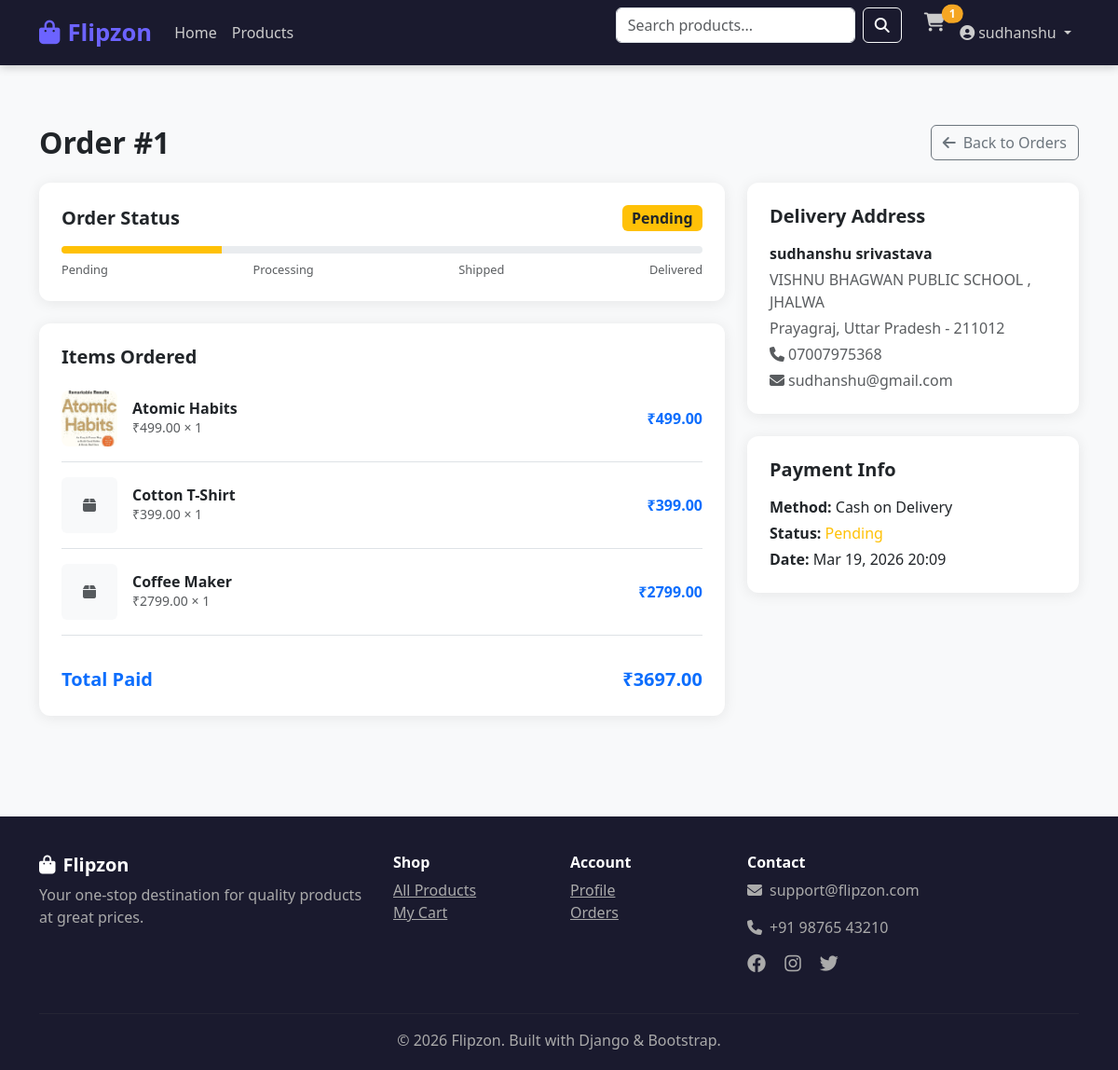
Page /orders/1/ (signed in) on the committed database.
### orders/models.py (models this page shows, shortened)
class Order(models.Model):
    STATUS_CHOICES = [
        ('pending', 'Pending'),
        ('processing', 'Processing'),
        ('shipped', 'Shipped'),
        ('delivered', 'Delivered'),
        ('cancelled', 'Cancelled'),
    ]
    PAYMENT_CHOICES = [
        ('cod', 'Cash on Delivery'),
        ('online', 'Online Payment'),
    ]
    user = models.ForeignKey(User, on_delete=models.CASCADE, related_name='orders')
    status = models.CharField(max_length=20, choices=STATUS_CHOICES, default='pending')
    payment_method = models.CharField(max_length=20, choices=PAYMENT_CHOICES, default='cod')
    payment_status = models.BooleanField(default=False)
    total_amount = models.DecimalField(max_digits=10, decimal_places=2)
    full_name = models.CharField(max_length=200)
    email = models.EmailField()
    phone = models.CharField(max_length=15)
    address = models.TextField()
    city = models.CharField(max_length=100)
    state = models.CharField(max_length=100)
    pincode = models.CharField(max_length=10)
    created_at = models.DateTimeField(auto_now_add=True)
    updated_at = models.DateTimeField(auto_now=True)
    class Meta:
        ordering = ['-created_at']

class OrderItem(models.Model):
    order = models.ForeignKey(Order, on_delete=models.CASCADE, related_name='items')
    product = models.ForeignKey(Product, on_delete=models.SET_NULL, null=True)
    product_name = models.CharField(max_length=200)
    price = models.DecimalField(max_digits=10, decimal_places=2)
    quantity = models.PositiveIntegerField()
    @property
    def total_price(self):
        return self.price * self.quantity

### store/models.py (models this page shows, shortened)
class Product(models.Model):
    category = models.ForeignKey(Category, on_delete=models.CASCADE, related_name='products')
    name = models.CharField(max_length=200)
    slug = models.SlugField(unique=True, blank=True)
    description = models.TextField()
    price = models.DecimalField(max_digits=10, decimal_places=2)
    discount_price = models.DecimalField(max_digits=10, decimal_places=2, blank=True, null=True)
    image = models.ImageField(upload_to='products/')
    stock = models.PositiveIntegerField(default=0)
    available = models.BooleanField(default=True)
    featured = models.BooleanField(default=False)
    created_at = models.DateTimeField(auto_now_add=True)
    updated_at = models.DateTimeField(auto_now=True)
    class Meta:
        ordering = ['-created_at']

### orders/views.py (the view)
# urls.py: path('<int:order_id>/', views.order_detail, name='order_detail'),
@login_required
def order_detail(request, order_id):
    order = get_object_or_404(Order, id=order_id, user=request.user)
    return render(request, 'orders/order_detail.html', {'order': order})

### cart/context_processors.py (called while the page is built)
def cart_count(request):
    count = 0
    try:
        if request.user.is_authenticated:
            cart = Cart.objects.filter(user=request.user).first()
        else:
            session_key = request.session.session_key
            cart = Cart.objects.filter(session_key=session_key).first() if session_key else None
        if cart:
            count = cart.total_items
    except Exception:
        pass
    return {'cart_count': count}

### cart/models.py (called while the page is built)
    @property
    def total_items(self):
        return sum(item.quantity for item in self.items.all())

### templates/orders/order_detail.html (shortened to what this page needs)
{% extends 'base.html' %}
{% block content %}
<div class="container py-5">
    <div class="d-flex justify-content-between align-items-center mb-4">
        <h2 class="fw-bold mb-0">Order #{{ order.id }}</h2>
        <a href="{% url 'orders:order_list' %}" class="btn btn-outline-secondary">
            <i class="fas fa-arrow-left me-2"></i>Back to Orders
        </a>
    </div>
    <div class="row g-4">
        <div class="col-md-8">
            <div class="card p-4 mb-4">
                <div class="d-flex justify-content-between align-items-center mb-3">
                    <h5 class="fw-bold mb-0">Order Status</h5>
                    {% if order.status == 'pending' %}<span class="badge bg-warning text-dark fs-6">Pending</span>
                    {% elif order.status == 'processing' %}<span class="badge bg-info fs-6">Processing</span>
                    {% elif order.status == 'shipped' %}<span class="badge bg-primary fs-6">Shipped</span>
                    {% elif order.status == 'delivered' %}<span class="badge bg-success fs-6">Delivered</span>
                    {% elif order.status == 'cancelled' %}<span class="badge bg-danger fs-6">Cancelled</span>
                    {% endif %}
                </div>
                <div class="progress mb-2" style="height:8px">
                    {% if order.status == 'pending' %}<div class="progress-bar bg-warning" style="width:25%"></div>
                    {% elif order.status == 'processing' %}<div class="progress-bar bg-info" style="width:50%"></div>
                    {% elif order.status == 'shipped' %}<div class="progress-bar bg-primary" style="width:75%"></div>
                    {% elif order.status == 'delivered' %}<div class="progress-bar bg-success" style="width:100%"></div>
                    {% endif %}
                </div>
                <div class="d-flex justify-content-between text-muted" style="font-size:0.8rem">
                    <span>Pending</span><span>Processing</span><span>Shipped</span><span>Delivered</span>
                </div>
            </div>
            <div class="card p-4">
                <h5 class="fw-bold mb-4">Items Ordered</h5>
                {% for item in order.items.all %}
                <div class="d-flex align-items-center mb-3 pb-3 border-bottom">
                    {% if item.product and item.product.image %}
                    <img src="{{ item.product.image.url }}" style="width:60px;height:60px;object-fit:cover;border-radius:8px" alt="">
                    {% else %}
                    <div class="bg-light rounded d-flex align-items-center justify-content-center" style="width:60px;height:60px">
                        <i class="fas fa-box text-muted"></i>
                    </div>
                    {% endif %}
                    <div class="ms-3 flex-grow-1">
                        <h6 class="fw-bold mb-0">{{ item.product_name }}</h6>
                        <small class="text-muted">₹{{ item.price }} × {{ item.quantity }}</small>
                    </div>
                    <span class="fw-bold text-primary">₹{{ item.total_price }}</span>
                </div>
                {% endfor %}
                <div class="d-flex justify-content-between fw-bold fs-5 mt-3 text-primary">
                    <span>Total Paid</span>
                    <span>₹{{ order.total_amount }}</span>
                </div>
            </div>
        </div>
        <div class="col-md-4">
            <div class="card p-4 mb-4">
                <h5 class="fw-bold mb-3">Delivery Address</h5>
                <p class="mb-1 fw-semibold">{{ order.full_name }}</p>
                <p class="mb-1 text-muted">{{ order.address }}</p>
                <p class="mb-1 text-muted">{{ order.city }}, {{ order.state }} - {{ order.pincode }}</p>
                <p class="mb-1 text-muted"><i class="fas fa-phone me-1"></i>{{ order.phone }}</p>
                <p class="mb-0 text-muted"><i class="fas fa-envelope me-1"></i>{{ order.email }}</p>
            </div>
            <div class="card p-4">
                <h5 class="fw-bold mb-3">Payment Info</h5>
                <p class="mb-1"><strong>Method:</strong> {{ order.get_payment_method_display }}</p>
                <p class="mb-1"><strong>Status:</strong>
                    {% if order.payment_status %}<span class="text-success">Paid</span>{% else %}<span class="text-warning">Pending</span>{% endif %}
                </p>
                <p class="mb-0"><strong>Date:</strong> {{ order.created_at|date:"M d, Y H:i" }}</p>
            </div>
        </div>
    </div>
</div>
{% endblock %}

### templates/base.html (shortened to what this page needs)
<head>
    {% load static %}
    <link href="https://cdn.jsdelivr.net/npm/bootstrap@5.3.0/dist/css/bootstrap.min.css" rel="stylesheet">
    <link href="https://cdnjs.cloudflare.com/ajax/libs/font-awesome/6.4.0/css/all.min.css" rel="stylesheet">
    <link rel="stylesheet" href="{% static 'css/style.css' %}">
</head>
<body>
<nav class="navbar navbar-expand-lg navbar-dark sticky-top">
    <div class="container">
        <a class="navbar-brand" href="{% url 'store:home' %}">
            <i class="fas fa-shopping-bag me-2"></i>Flipzon
        </a>
        <div class="collapse navbar-collapse" id="navMenu">
            <ul class="navbar-nav me-auto">
                <li class="nav-item"><a class="nav-link" href="{% url 'store:home' %}">Home</a></li>
                <li class="nav-item"><a class="nav-link" href="{% url 'store:product_list' %}">Products</a></li>
            </ul>
            <form class="d-flex me-3" action="{% url 'store:product_list' %}" method="get">
                <input class="form-control me-2" type="search" name="q" placeholder="Search products..." value="{{ request.GET.q }}">
                <button class="btn btn-outline-light" type="submit"><i class="fas fa-search"></i></button>
            </form>
            <ul class="navbar-nav">
                <li class="nav-item">
                    <a class="nav-link position-relative" href="{% url 'cart:detail' %}">
                        <i class="fas fa-shopping-cart fa-lg"></i>
                        {% if cart_count > 0 %}
                        <span class="position-absolute top-0 start-100 translate-middle badge rounded-pill badge-cart">{{ cart_count }}</span>
                        {% endif %}
                    </a>
                </li>
                {% if user.is_authenticated %}
                <li class="nav-item dropdown">
                    <a class="nav-link dropdown-toggle" href="#" data-bs-toggle="dropdown">
                        <i class="fas fa-user-circle me-1"></i>{{ user.username }}
                    </a>
                </li>
                {% else %}
                <li class="nav-item"><a class="nav-link" href="{% url 'accounts:login' %}">Login</a></li>
                <li class="nav-item"><a class="btn btn-primary ms-2" href="{% url 'accounts:register' %}">Register</a></li>
                {% endif %}
            </ul>
        </div>
    </div>
</nav>
{% block content %}{% endblock %}
<footer class="footer">
    <div class="container">
        <div class="row">
            <div class="col-md-4 mb-4">
                <h5 class="text-white fw-bold"><i class="fas fa-shopping-bag me-2"></i>Flipzon</h5>
                <p>Your one-stop destination for quality products at great prices.</p>
            </div>
            <div class="col-md-2 mb-4">
                <h6 class="text-white fw-bold">Shop</h6>
                <ul class="list-unstyled">
                    <li><a href="{% url 'store:product_list' %}">All Products</a></li>
                    <li><a href="{% url 'cart:detail' %}">My Cart</a></li>
                </ul>
            </div>
            <div class="col-md-2 mb-4">
                <h6 class="text-white fw-bold">Account</h6>
                <ul class="list-unstyled">
                    {% if user.is_authenticated %}
                    <li><a href="{% url 'accounts:profile' %}">Profile</a></li>
                    <li><a href="{% url 'orders:order_list' %}">Orders</a></li>
                    {% else %}
                    <li><a href="{% url 'accounts:login' %}">Login</a></li>
                    <li><a href="{% url 'accounts:register' %}">Register</a></li>
                    {% endif %}
                </ul>
            </div>
            <div class="col-md-4 mb-4">
                <h6 class="text-white fw-bold">Contact</h6>
                <p><i class="fas fa-envelope me-2"></i>support@flipzon.com</p>
                <p><i class="fas fa-phone me-2"></i>+91 98765 43210</p>
                <div class="mt-2">
                    <a href="#" class="me-3 fs-5"><i class="fab fa-facebook"></i></a>
                    <a href="#" class="me-3 fs-5"><i class="fab fa-instagram"></i></a>
                    <a href="#" class="me-3 fs-5"><i class="fab fa-twitter"></i></a>
                </div>
            </div>
        </div>
        <hr style="border-color:#444">
        <p class="text-center mb-0">&copy; 2026 Flipzon. Built with Django &amp; Bootstrap.</p>
    </div>
</footer>
</body>
</html>

### store/static/css/style.css (style rules this page uses)
body { font-family: 'Segoe UI', sans-serif; background: #f8f9fa; }
.navbar { background: var(--dark) !important; box-shadow: 0 2px 10px rgba(0,0,0,0.2); }
.navbar-brand { font-size: 1.6rem; font-weight: 800; color: var(--primary) !important; }
.navbar .nav-link { color: #ccc !important; transition: 0.3s; }
.card { border: none; border-radius: 12px; box-shadow: 0 2px 15px rgba(0,0,0,0.08); transition: 0.3s; }
.footer { background: var(--dark); color: #aaa; padding: 40px 0 20px; margin-top: 60px; }
.footer a { color: #aaa; }
.badge-cart { background: var(--secondary); color: #fff; }

### rows in the picture
Order: id "1", total_amount "3697.00", full_name "sudhanshu srivastava", address "VISHNU BHAGWAN PUBLIC SCHOOL , JHALWA", city "Prayagraj", state "Uttar Pradesh", pincode "211012", phone "07007975368", email "sudhanshu@gmail.com", payment_method "Cash on Delivery", created_at "Mar 19, 2026 20:09"
OrderItem: product.image (picture), product_name "Atomic Habits", price "499.00", quantity "1", total_price "499.00"
OrderItem: product_name "Cotton T-Shirt", price "399.00", quantity "1", total_price "399.00"
OrderItem: product_name "Coffee Maker", price "2799.00", quantity "1", total_price "2799.00"

### other values in the picture
{{ cart_count }} "1"
{{ user.username }} "sudhanshu"
